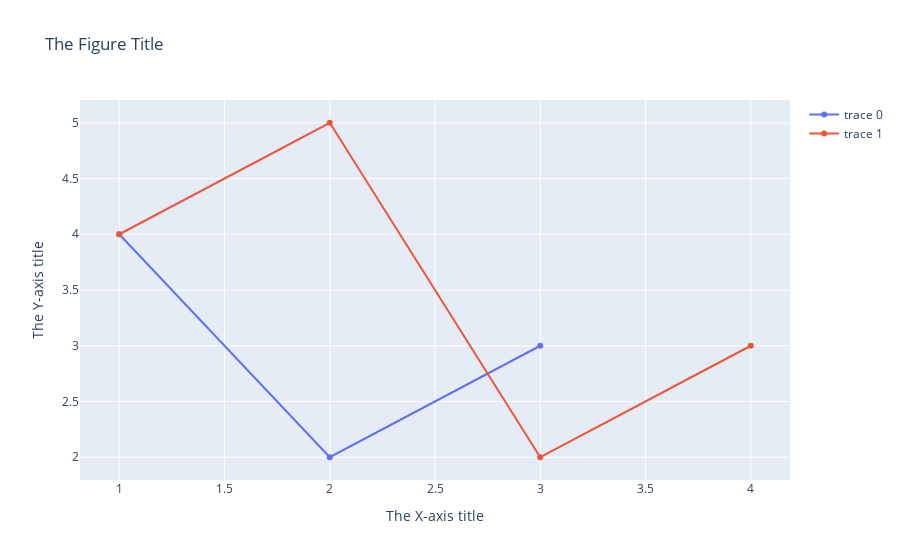

The code cell stored with this chart in its notebook:
### Code cell
fig.add_scatter(x=[1, 2, 3, 4], y=[4, 5, 2, 3])
fig.layout.title = 'The Figure Title'
fig.layout.xaxis.title = 'The X-axis title'
fig.layout.yaxis.title = 'The Y-axis title'

fig.show()

### Figure 1 — Plotly figure (JSON) as saved in the notebook; plotly's stock layout.template omitted (floating-point values rounded to 4 significant figures)
{"data": [{"type": "scatter", "x": [1, 2, 3], "y": [4, 2, 3]}, {"type": "scatter", "x": [1, 2, 3, 4], "y": [4, 5, 2, 3]}], "layout": {"title": {"text": "The Figure Title"}, "xaxis": {"title": {"text": "The X-axis title"}}, "yaxis": {"title": {"text": "The Y-axis title"}}}}
